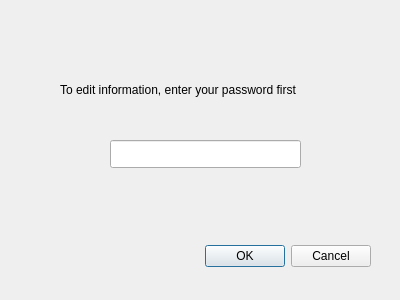
<?xml version="1.0" encoding="UTF-8"?>
<ui version="4.0">
 <class>Authentication</class>
 <widget class="QDialog" name="Authentication">
  <property name="geometry">
   <rect>
    <x>0</x>
    <y>0</y>
    <width>400</width>
    <height>300</height>
   </rect>
  </property>
  <property name="windowTitle">
   <string>Dialog</string>
  </property>
  <widget class="QDialogButtonBox" name="buttonBox">
   <property name="geometry">
    <rect>
     <x>30</x>
     <y>240</y>
     <width>341</width>
     <height>32</height>
    </rect>
   </property>
   <property name="orientation">
    <enum>Qt::Horizontal</enum>
   </property>
   <property name="standardButtons">
    <set>QDialogButtonBox::Cancel|QDialogButtonBox::Ok</set>
   </property>
  </widget>
  <widget class="QLabel" name="label">
   <property name="geometry">
    <rect>
     <x>60</x>
     <y>80</y>
     <width>321</width>
     <height>20</height>
    </rect>
   </property>
   <property name="text">
    <string>To edit information, enter your password first</string>
   </property>
  </widget>
  <widget class="QLineEdit" name="lineEdit">
   <property name="geometry">
    <rect>
     <x>110</x>
     <y>140</y>
     <width>191</width>
     <height>28</height>
    </rect>
   </property>
  </widget>
 </widget>
 <resources/>
 <connections>
  <connection>
   <sender>buttonBox</sender>
   <signal>accepted()</signal>
   <receiver>Authentication</receiver>
   <slot>accept()</slot>
   <hints>
    <hint type="sourcelabel">
     <x>248</x>
     <y>254</y>
    </hint>
    <hint type="destinationlabel">
     <x>157</x>
     <y>274</y>
    </hint>
   </hints>
  </connection>
  <connection>
   <sender>buttonBox</sender>
   <signal>rejected()</signal>
   <receiver>Authentication</receiver>
   <slot>reject()</slot>
   <hints>
    <hint type="sourcelabel">
     <x>316</x>
     <y>260</y>
    </hint>
    <hint type="destinationlabel">
     <x>286</x>
     <y>274</y>
    </hint>
   </hints>
  </connection>
 </connections>
</ui>
